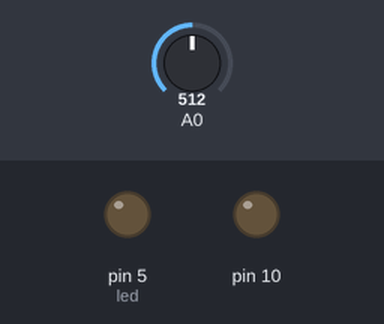
Bench run of a sketch on a simulated Arduino Uno, built with avr-gcc and run on an emulated ATmega328P. Shown: output pins drawn as LEDs (lit = HIGH). Inputs (shaded band) come from the test bench; at power-on: A0 = 512. Storage starts empty.

Above: at 1.3 s.
1.4 s: A0 set to 53
2.9 s: A0 set to 45
At 4.3 s:
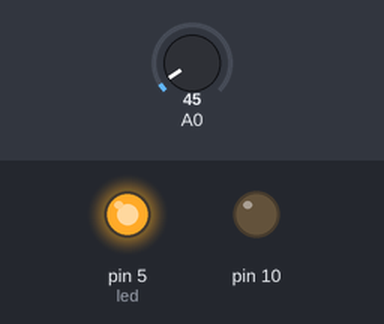
4.6 s: A0 set to 122
At 5.6 s:
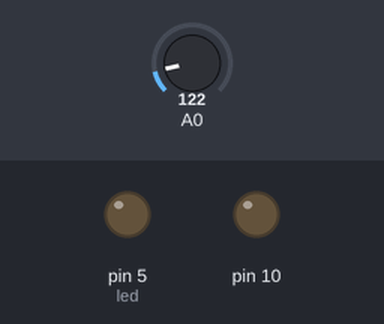
6.2 s: A0 set to 40
At 6.8 s:
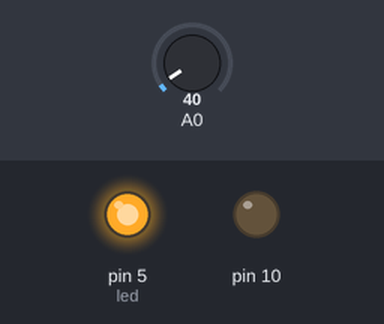
Timing chart, 0 to 8.7 s (numbered marks = the images above; inputs shaded):
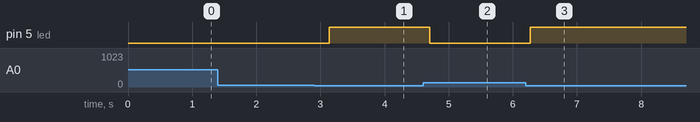

The sketch:

project1_sdcard.ino
```cpp
#include<SPI.h>
#include<SD.h>
#include<Wire.h>

File myFile;
const int chipSelect = 4;

String header;
String content;
char separatorChar = '&';
String usernameAndPassword = "";
bool sendFlag = false;

int led = 5;

void setup() {
  pinMode(led, OUTPUT);
  Wire.begin(3);
  Serial.begin(9600);
}

void loop() {
  if (analogRead(A0) <= 50){
    digitalWrite(led, HIGH);
  }
  else {
    digitalWrite(led, LOW);
  }
  sdcard();
  if (sendFlag){
    Wire.beginTransmission(1);
    Wire.write(String("sdcard" + String(separatorChar) + usernameAndPassword).c_str());
    Wire.endTransmission();
    Serial.println("Sending data");
    sendFlag = false;
  }
  delay(500);
}

void sdcard(){
  sendFlag = false;
  pinMode(SS, OUTPUT);

  if (!SD.begin(chipSelect)) return;

  if (!SD.exists("password.txt")) return;

  myFile = SD.open("password.txt", FILE_READ);
  char c;
  usernameAndPassword = "";
  if (myFile){
    while (myFile.available()){
      c = myFile.read();
      usernameAndPassword = String(usernameAndPassword + String(c));
    }
    myFile.close();
  }
  else return;
  Serial.println(usernameAndPassword);
  sendFlag = true;
  Serial.println(usernameAndPassword);
}

void sendData(String data){
  Wire.beginTransmission(1);
  Wire.write(String("sdcard" + String(separatorChar) + data).c_str());
  Wire.endTransmission();
}
```

Measured:
- the behaviour switches between 51 and 50 on A0 (found by bisection; images 0 and 1)
- after the input at 1.4 s, every drawn part: stays the same
- after the input at 2.9 s, pin 5 (led): LOW → HIGH after 0.24 s
- after the input at 4.6 s, pin 5 (led): HIGH → LOW after 0.10 s
- after the input at 6.2 s, pin 5 (led): LOW → HIGH after 0.07 s
